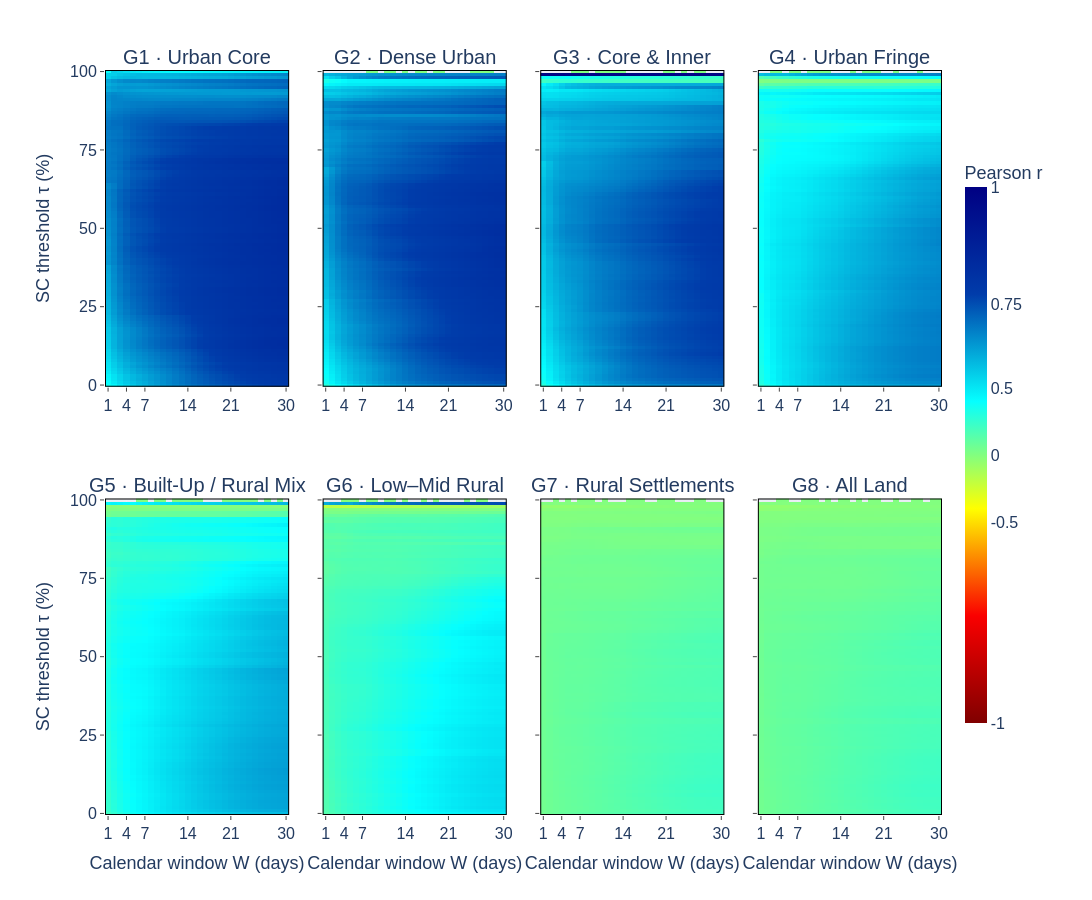
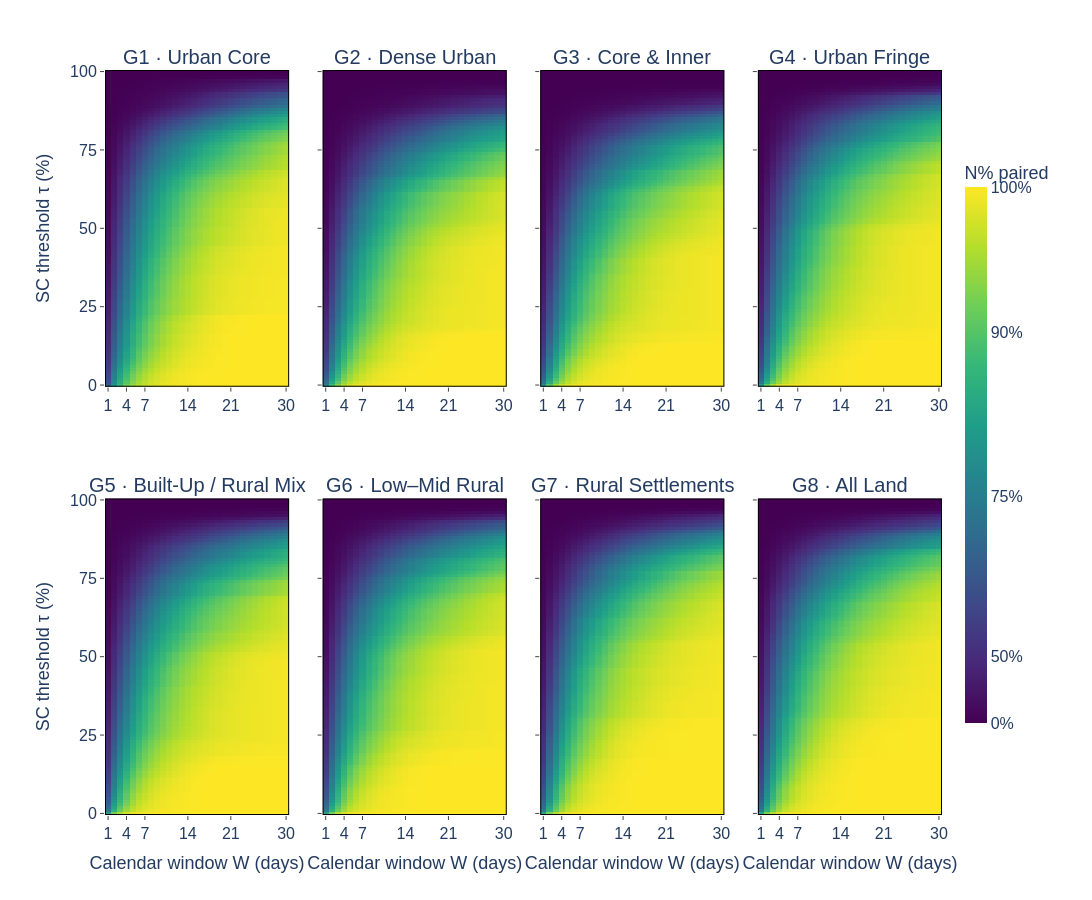

The notebook cell saved with these charts, in order:
### Markdown cell above
## 6. Full joint sensitivity surfaces

Each panel represents one GHSL mask (G1–G8). The horizontal axis tests every 1–30-day common calendar window. The vertical axis shows SC threshold τ from 0–100% at 1% display steps. The calculation itself uses every threshold at which the admitted observations change; the full results are saved in `complete_mask_sc_window_surface.csv.gz`.

Read the three surfaces together:

1. **Pearson r** shows agreement with NGCP. White is zero, blue is positive, red is negative, and grey means r is undefined. Check the companion coverage map before interpreting a high correlation.
2. **Paired-estimate N%** shows how often both smoothed series can be compared. Colour uses `log10(1 + N%)` to distinguish low-availability cells; the colourbar and hover show actual percentages. This is availability of an estimate, not direct satellite coverage.
3. **Mean direct days per paired estimate** shows how many SC-qualified NTL observations support an available window estimate. Colour saturates at the pooled 99th percentile for contrast; hover shows the uncapped count and the fraction of each window directly observed.

Paired z-score RMSE is omitted as a heatmap because `RMSE² = 2(1 − r)` on the same paired dates. Direct-date N% is flat across window widths at a fixed SC threshold, so it belongs in the SC-only plot. The coverage–correlation score is a declared preference and is kept separate from these evidence surfaces. All values remain in the full results CSV.

### Code cell
# Retain all fields for later figures and hover.
# Draw only r and paired-window N% here.
MAP_METRICS = (
    "r", "RMSE_z", "N_pct", "direct_pct",
    "mean_direct_days", "mean_window_support_pct",
    "score", "n_pairs",
)

SENS_MAPS = {metric: {} for metric in MAP_METRICS}
for code, suffix, label, color in reversed(GROUPS):
    for metric in MAP_METRICS:
        SENS_MAPS[metric][code] = np.full(
            (len(DISPLAY_TAUS), len(W_VALUES)), np.nan
        )

    for width in W_VALUES:
        q = SENSITIVITY[
            (SENSITIVITY["mask"] == code)
            & (SENSITIVITY.window_days == width)
        ].sort_values("tau")

        exact_tau = q.tau.to_numpy()
        ix = np.minimum(
            np.searchsorted(
                exact_tau, DISPLAY_TAUS, side="left"
            ),
            len(q) - 1,
        )
        for metric in MAP_METRICS:
            SENS_MAPS[metric][code][:, width - 1] = (
                q[metric].to_numpy()[ix]
            )


# Display-only transformations. Metrics are never changed.
R_COLOUR_POWER = 2.
N_COLOUR_POWER = 3.

R_TICKS = np.array([-1., -.5, 0., .5, .75, 1.])
R_COLOUR_TICKS = (
    np.sign(R_TICKS)
    * np.abs(R_TICKS)**R_COLOUR_POWER
)

N_TICKS = np.array([0, 50, 75, 90, 100], dtype=float)
N_COLOUR_TICKS = (
    N_TICKS / 100
)**N_COLOUR_POWER

HEATMAPS = [
    dict(
        metric="r",
        palette="jet_r",
        low=-1,
        high=1,
        colorbar="Pearson r",
        ticks=R_COLOUR_TICKS,
        ticktext=[f"{v:g}" for v in R_TICKS],
    ),
    dict(
        metric="N_pct",
        palette="Viridis",
        low=0,
        high=1,
        colorbar="N% paired",
        ticks=N_COLOUR_TICKS,
        ticktext=[f"{v:g}%" for v in N_TICKS],
    ),
]


def sensitivity_heatmap(spec):
    metric = spec["metric"]
    ordered = list(reversed(GROUPS))

    fig = make_subplots(
        rows=2,
        cols=4,
        shared_xaxes=True,
        shared_yaxes=True,
        horizontal_spacing=.04,
        vertical_spacing=.15,
        subplot_titles=[
            f"{code} · {label}"
            for code, suffix, label, color in ordered
        ],
    )
    for heading in fig.layout.annotations:
        heading.font = dict(
            family="Arial",
            size=20,
            color="#233B60",
        )

    for i, (code, suffix, label, color) in enumerate(ordered):
        row, col = i // 4 + 1, i % 4 + 1
        raw = SENS_MAPS[metric][code]

        if metric == "r":
            colour_value = (
                np.sign(raw)
                * np.abs(raw)**R_COLOUR_POWER
            )
        else:
            colour_value = (
                raw / 100
            )**N_COLOUR_POWER

        detail = np.dstack([
            SENS_MAPS[m][code]
            for m in (
                "r", "RMSE_z", "N_pct", "direct_pct",
                "mean_direct_days",
                "mean_window_support_pct",
                "n_pairs",
            )
        ])

        fig.add_trace(
            go.Heatmap(
                x=W_VALUES,
                y=DISPLAY_TAUS,
                z=colour_value,
                customdata=detail,
                coloraxis="coloraxis",
                xgap=0,
                ygap=0,
                hoverongaps=False,
                hovertemplate=(
                    "Calendar window W %{x} d · "
                    "SC τ %{y:.0f}%<br>"
                    "Pearson r %{customdata[0]:.3f}<br>"
                    "Paired z-score RMSE "
                    "%{customdata[1]:.3f}<br>"
                    "N% paired window estimates "
                    "%{customdata[2]:.1f}% "
                    "(%{customdata[6]:.0f} dates)<br>"
                    "N% directly observed dates "
                    "%{customdata[3]:.1f}%<br>"
                    "Mean direct days / W "
                    "%{customdata[4]:.1f}<br>"
                    "Mean direct fraction / W "
                    "%{customdata[5]:.1f}%"
                    f"<extra>{code}</extra>"
                ),
            ),
            row=row, col=col,
        )

        # Visible black boundary around every panel.
        axis_name = "" if i == 0 else str(i + 1)
        fig.add_shape(
            type="rect",
            xref=f"x{axis_name}",
            yref=f"y{axis_name}",
            x0=.5,
            x1=30.5,
            y0=-.5,
            y1=100.5,
            line=dict(
                color="#000000",
                width=2,
            ),
            fillcolor="rgba(0,0,0,0)",
            layer="above",
        )

        fig.update_xaxes(
            range=[.5, 30.5],
            tickvals=[1, 4, 7, 14, 21, 30],
            showticklabels=True,
            tickfont=dict(size=16),
            title_text=(
                "Calendar window W (days)"
                if row == 2 else None
            ),
            title_font=dict(size=18),
            showline=False,
            ticks="outside",
            ticklen=4,
            row=row, col=col,
        )
        fig.update_yaxes(
            range=[-.5, 100.5],
            tickvals=[0, 25, 50, 75, 100],
            showticklabels=(col == 1),
            tickfont=dict(size=16),
            title_text=(
                "SC threshold τ (%)"
                if col == 1 else None
            ),
            title_font=dict(size=18),
            showline=False,
            ticks="outside",
            ticklen=4,
            row=row, col=col,
        )

    colorbar = dict(
        title=dict(
            text=spec["colorbar"],
            side="top",
            font=dict(
                size=18,
                color="#233B60",
            ),
        ),
        x=1.015,
        y=.5,
        len=.78,
        thickness=22,
        tickfont=dict(size=16),
        tickvals=spec["ticks"],
        ticktext=spec["ticktext"],
    )

    fig.update_layout(
        template="plotly_white",
        width=1900,
        height=900,
        coloraxis=dict(
            colorscale=spec["palette"],
            cmin=spec["low"],
            cmax=spec["high"],
            colorbar=colorbar,
        ),
        showlegend=False,
        margin=dict(
            l=105, r=150, t=70, b=85
        ),
        font=dict(
            family="Arial",
            color="#233B60",
            size=17,
        ),
        paper_bgcolor="white",
        plot_bgcolor="#E9EDF2",
    )

    fig.show()
    stem = f"full_surface_{metric}"
    fig.write_html(
        SENS_DIR / f"{stem}.html",
        include_plotlyjs="cdn",
    )
    try:
        fig.write_image(
            str(SENS_DIR / f"{stem}.png"),
            scale=2,
        )
    except Exception as exc:
        print(
            f"{stem}: HTML saved; "
            f"PNG unavailable ({exc})"
        )
    return fig


FULL_SURFACE_FIGURES = {
    spec["metric"]: sensitivity_heatmap(spec)
    for spec in HEATMAPS
}
